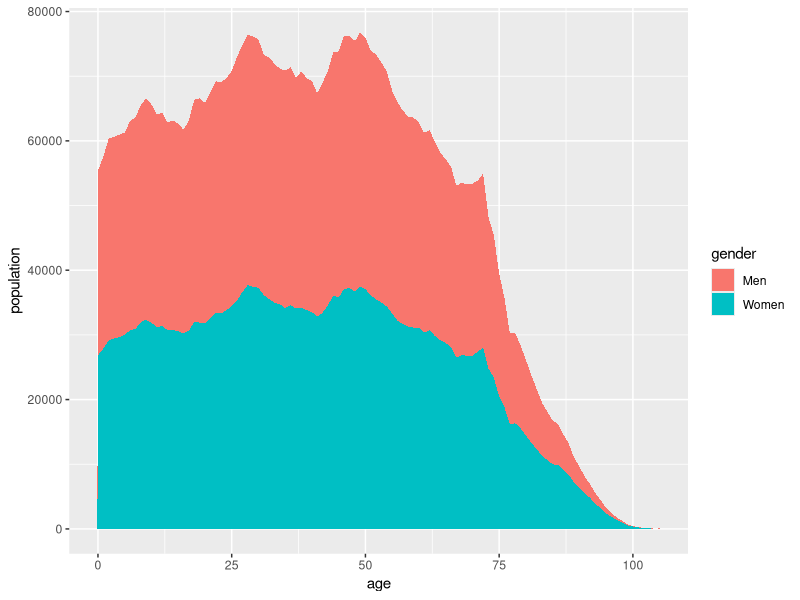
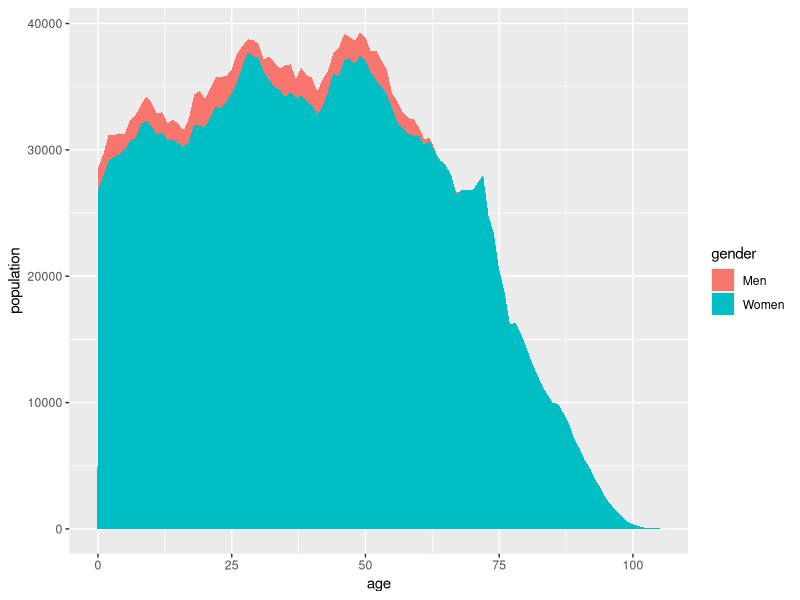
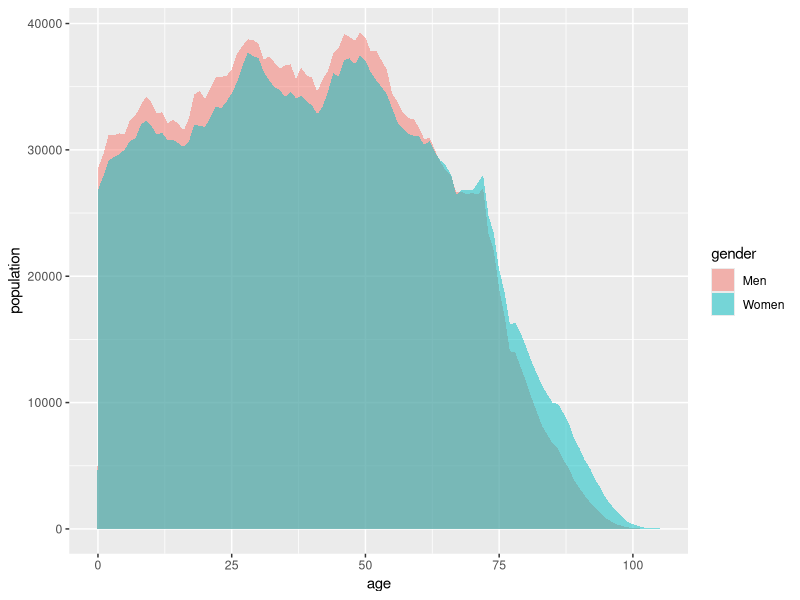
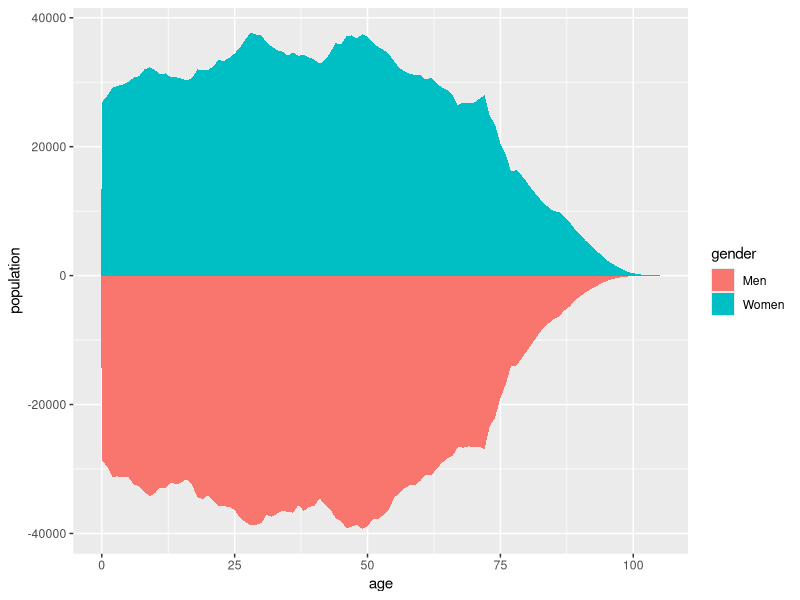

Generate these figures, in order, with R:
## ---- chunk 1
knitr::opts_chunk$set(echo = TRUE, fig.align = "center")

# title: Creating a multiple area chart
# author: jonathan
# revised: 5/4/2020

WEB <- c("https://bioceed.uib.no/dropfolder/bioSTATS/Rmd/Visualizing/Multiple/multiple-area.html")
GIT <- c("https://github.com/jonathansoule/biostats/blob/master/Visualizing/Multiple/multiple-area.Rmd")
library(ggplot2)
gender <- rep(c("Men", "Women"), each = 106)
age <- rep(0:105, 2)
population <- c(28556, 29649, 31187, 31157, 31303, 31242, 32372, 32712, 33540, 34217, 33752, 32858, 32986, 32088, 32377, 32092, 31517, 32501, 34379, 34676, 34048, 34896, 35746, 35789, 35857, 36328, 37618, 38224, 38744, 38696, 38400, 37094, 37425, 36912, 36433, 36697, 36765, 35618, 36496, 35890, 35731, 34544, 35594, 36237, 37644, 38042, 39157, 38968, 38611, 39296, 38891, 37784, 37842, 37089, 36341, 34436, 33786, 32967, 32503, 32448, 31775, 30837, 30966, 29972, 29040, 28378, 27952, 26627, 26679, 26489, 26585, 26482, 26920, 23382, 22031, 18987, 16856, 14071, 13975, 12839, 11687, 10445, 9328, 8177, 7463, 6759, 6345, 5434, 4833, 3838, 3245, 2625, 2110, 1682, 1197, 835, 579, 356, 234, 131, 75, 38, 20, 18, 12, 16, 26835, 27901, 29160, 29452, 29663, 30034, 30713, 30910, 31964, 32349, 31875, 31203, 31367, 30750, 30786, 30554, 30214, 30672, 31982, 31912, 31815, 32531, 33458, 33285, 33806, 34469, 35357, 36612, 37725, 37415, 37281, 36174, 35522, 34968, 34763, 34148, 34599, 34097, 34252, 33835, 33516, 32815, 33435, 34612, 36083, 35791, 37092, 37258, 36742, 37471, 37063, 36134, 35504, 35004, 34392, 33287, 32172, 31709, 31261, 31131, 31079, 30376, 30709, 29818, 29171, 28768, 28049, 26413, 26856, 26793, 26784, 27395, 28009, 24811, 23392, 20493, 18780, 16169, 16341, 15536, 14462, 13307, 12339, 11351, 10651, 9974, 9908, 9172, 8379, 7179, 6388, 5449, 4784, 3848, 3220, 2388, 1860, 1400, 1002, 556, 365, 250, 110, 82, 41, 52)
## ---- chunk 2
# dataframe
df <- data.frame(age, population, gender)
# structure of the dataframe
str(df)
## ---- chunk 3
ggplot(df, aes(x = age, y = population, fill = gender)) +
  geom_area()
## ---- chunk 4
ggplot(df, aes(x = age, y = population, fill = gender)) +
  geom_area(position = position_dodge())
## ---- chunk 5
ggplot(df, aes(x = age, y = population, fill = gender)) +
  geom_area(position = position_dodge(), alpha = .5)
## ---- chunk 6
ggplot(df, aes(x = age, y = population, fill = gender)) +
  geom_area(aes(y = ifelse(gender == "Women", population, -population)))
